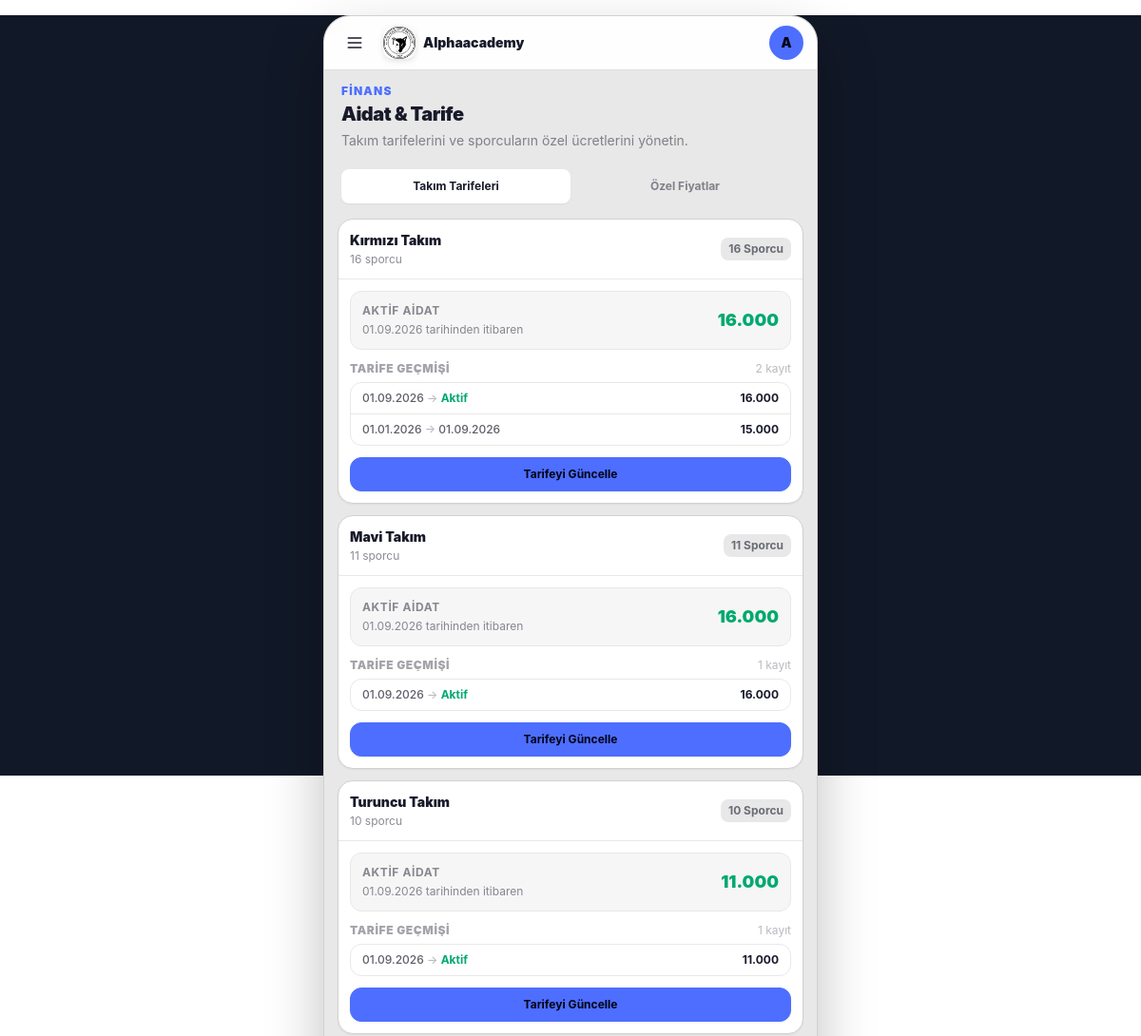
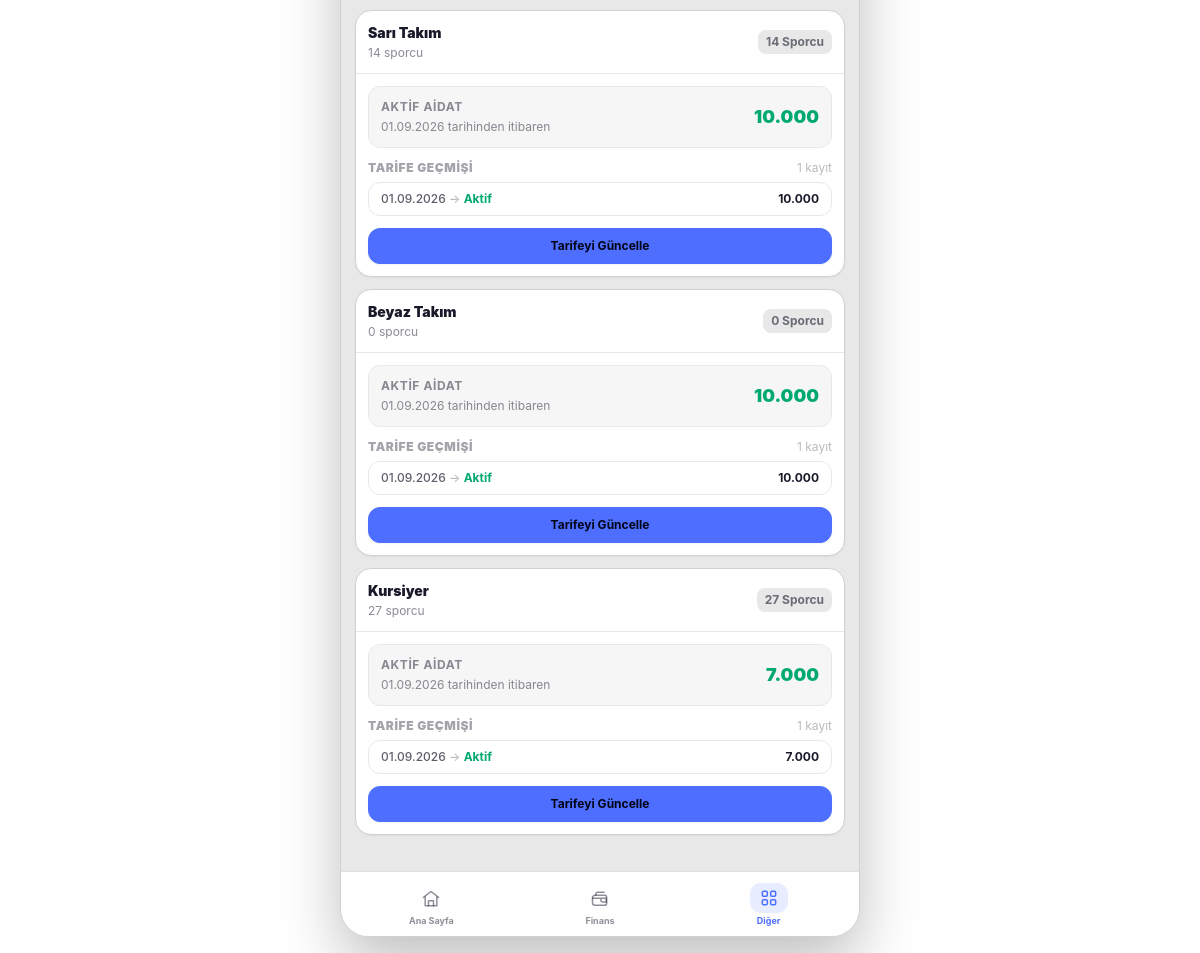
The app's page /finance/fee-management/ (signed in) with its own data (2 pictures, top to bottom).
### users/models.py (models this page shows, shortened)
class User(AbstractUser):
    class Role(models.TextChoices):
        PARENT = 'parent', 'Veli'
        ADMIN = 'admin', 'Yönetici'
        COACH = 'coach', 'Antrenör'
        FINANCE = 'finance', 'Mali İşler'
    email = models.EmailField(unique=True, verbose_name="E-posta Adresi")
    role = models.CharField(
        max_length=20,
        choices=Role.choices,
        default=Role.PARENT,
        verbose_name="Kullanıcı Rolü"
    )
    phone_number = models.CharField(max_length=15, blank=True, null=True, verbose_name="Telefon Numarası")
    tc_identity = models.CharField(max_length=11, blank=True, null=True, verbose_name="T.C. Kimlik No")
    USERNAME_FIELD = 'email'
    REQUIRED_FIELDS = ['username', 'first_name', 'last_name']
    class Meta:
        verbose_name = "Kullanıcı"
        verbose_name_plural = "Kullanıcılar"
    @property
    def is_coach(self):
        return self.role == self.Role.COACH

### teams/models.py (models this page shows, shortened)
class Team(models.Model):
    name = models.CharField(max_length=100, verbose_name="Takım / Grup Adı")
    description = models.TextField(blank=True, null=True, verbose_name="Açıklama / Yaş Grubu")
    coaches = models.ManyToManyField(
        settings.AUTH_USER_MODEL,
        blank=True,
        limit_choices_to={'role__in': ['coach', 'club_admin']},
        related_name='assigned_teams',
        verbose_name="Sorumlu Antrenörler"
    )
    is_active = models.BooleanField(default=True, verbose_name="Aktif mi?")
    created_at = models.DateTimeField(auto_now_add=True)
    class Meta:
        verbose_name = "Takım"
        verbose_name_plural = "Takımlar"

### finance/models.py (models this page shows)
class TeamFeeHistory(models.Model):
    team = models.ForeignKey(Team, on_delete=models.CASCADE, related_name='fee_histories')
    monthly_fee = models.IntegerField()
    start_date = models.DateField(help_text="Fiyatın geçerli olmaya başladığı tarih")
    end_date = models.DateField(null=True, blank=True, help_text="Boş ise halen geçerlidir")
    class Meta:
        ordering = ['-start_date']

### finance/views.py (the view)
# urls.py: path('fee-management/', views.fee_management, name='fee-management'),
@login_required
def fee_management(request):
    teams = Team.objects.annotate(athlete_count=Count('athletes')).prefetch_related('fee_histories')
    athletes = Athlete.objects.filter(is_active=True, custom_fee__isnull=False).select_related('team')
    context = {
        'teams': teams,
        'athletes': athletes,
        'today': date.today(),
    }
    return render(request, 'finance/fee_management.html', context)

### templates/finance/fee_management.html (shortened to what this page needs)
{% extends "base.html" %}
{% block content %}
<div class="w-full space-y-4">
    <header class="px-1">
        <p class="text-[10px] font-black uppercase tracking-widest text-primary">
            Finans
        </p>
        <h1 class="mt-0.5 text-xl font-black tracking-tight text-base-content">
            Aidat & Tarife
        </h1>
        <p class="mt-1 text-xs text-base-content/50">
            Takım tarifelerini ve sporcuların özel ücretlerini yönetin.
        </p>
    </header>
    <div>
        <div class="flex w-full rounded-xl bg-base-200 p-1">
            <button
                type="button"
                data-tab-button="teams"
                onclick="switchFeeTab('teams')"
                class="flex h-9 flex-1 items-center justify-center rounded-lg bg-base-100 px-2 text-[10px] font-bold text-base-content shadow-sm transition-all">
                Takım Tarifeleri
            </button>
            <button
                type="button"
                data-tab-button="athletes"
                onclick="switchFeeTab('athletes')"
                class="flex h-9 flex-1 items-center justify-center rounded-lg px-2 text-[10px] font-bold text-base-content/50 transition-all">
                Özel Fiyatlar
            </button>
        </div>
        <div
            id="fee-tab-teams"
            class="mt-3 space-y-3">
            {% for team in teams %}
            <section class="overflow-hidden rounded-2xl border border-base-300 bg-base-100 shadow-sm">
                <div class="flex items-center justify-between gap-3 border-b border-base-200 p-3">
                    <div class="min-w-0">
                        <h2 class="truncate text-sm font-black text-base-content">
                            {{ team.name }}
                        </h2>
                        <p class="mt-0.5 text-[10px] text-base-content/50">
                            {{ team.athlete_count }} sporcu
                        </p>
                    </div>
                    <span class="shrink-0 rounded-lg bg-base-200 px-2 py-1 text-[9px] font-bold text-base-content/60">
                        {{ team.athlete_count }} Sporcu
                    </span>
                </div>
                <div class="p-3">
                    {% with team.fee_histories.first as active_fee %}
                    <div class="rounded-xl border border-base-200 bg-base-200/40 p-3">
                        <div class="flex items-center justify-between gap-3">
                            <div class="min-w-0">
                                <p class="text-[9px] font-bold uppercase tracking-wider text-base-content/50">
                                    Aktif Aidat
                                </p>
                                {% if active_fee %}
                                <p class="mt-1 text-[10px] text-base-content/50">
                                    {{ active_fee.start_date|date:"d.m.Y" }} tarihinden itibaren
                                </p>
                                {% else %}
                                <p class="mt-1 text-[10px] text-error/70">
                                    Tarife tanımlanmamış
                                </p>
                                {% endif %}
                            </div>
                            <div class="shrink-0 text-right">
                                {% if active_fee %}
                                    <span class="text-lg font-black text-success">
                                        {{ active_fee.monthly_fee|floatformat:0 }}
                                    </span>
                                {% else %}
                                    <span class="text-xs font-bold text-base-content/40">
                                        Tanımlanmadı
                                    </span>
                                {% endif %}
                            </div>
                        </div>
                    </div>
                    {% endwith %}
                    <div class="mt-3">
                        <div class="mb-1.5 flex items-center justify-between">
                            <p class="text-[9px] font-black uppercase tracking-wider text-base-content/40">
                                Tarife Geçmişi
                            </p>
                            <span class="text-[9px] text-base-content/30">
                                {{ team.fee_histories.all|length }} kayıt
                            </span>
                        </div>
                        <div class="overflow-hidden rounded-xl border border-base-200">
                            {% for history in team.fee_histories.all %}
                            <div class="flex items-center justify-between gap-2 border-b border-base-200 px-3 py-2 last:border-0">
                                <div class="min-w-0">
                                    <p class="text-[10px] font-medium text-base-content/70">
                                        {{ history.start_date|date:"d.m.Y" }}
                                        <span class="text-base-content/30">→</span>
                                        {% if history.end_date %}
                                            {{ history.end_date|date:"d.m.Y" }}
                                        {% else %}
                                            <span class="font-bold text-success">
                                                Aktif
                                            </span>
                                        {% endif %}
                                    </p>
                                </div>
                                <span class="shrink-0 text-[10px] font-bold text-base-content">
                                    {{ history.monthly_fee|floatformat:0 }}
                                </span>
                            </div>
                            {% empty %}
                            <div class="px-3 py-3 text-center">
                                <p class="text-[10px] text-base-content/40">
                                    Geçmiş tarife bulunmuyor.
                                </p>
                            </div>
                            {% endfor %}
                        </div>
                    </div>
                    <button
                        type="button"
                        onclick="document.getElementById('modal-team-{{ team.id }}').showModal()"
                        class="btn btn-primary mt-3 h-9 min-h-0 w-full rounded-xl text-[10px] font-bold">
                        Tarifeyi Güncelle
                    </button>
                </div>
            </section>
            {% endfor %}
        </div>
    </div>
</div>
{% endblock %}

### templates/base.html (shortened to what this page needs)
{% load static %}
<!DOCTYPE html>
<html lang="tr" data-theme="corporate">
<head>
    <link
        href="https://cdn.jsdelivr.net/npm/daisyui@4.12.10/dist/full.min.css"
        rel="stylesheet"
        type="text/css"
    >
    <script src="https://cdn.tailwindcss.com"></script>
</head>
<body
    class="select-none antialiased"
    hx-headers='{"X-CSRFToken": "{{ csrf_token }}"}'
>
<div class="app">
    <header class="app-header">
        <div class="header-inner">
            <div class="flex min-w-0 items-center">
                <div class="dropdown">
                    <label
                        tabindex="0"
                        class="header-button cursor-pointer"
                        aria-label="Menüyü aç"
                    >
                        <svg
                            class="h-5 w-5"
                            viewBox="0 0 24 24"
                            fill="none"
                            stroke="currentColor"
                            stroke-width="2"
                            stroke-linecap="round"
                        >
                            <path d="M4 6h16"/>
                            <path d="M4 12h16"/>
                            <path d="M4 18h16"/>
                        </svg>
                    </label>
                </div>
                <a
                    href="{% url 'dashboard-index' %}"
                    class="ml-1 flex min-w-0 items-center gap-2 px-1.5"
                >
                    <img
                        src="/media/logos/fk1.png"
                        alt="Spor Kulübü"
                        class="app-logo"
                    >
                    <span class="truncate text-sm font-black">
                        Alphaacademy
                    </span>
                </a>
            </div>
            <div class="dropdown dropdown-end">
                <label
                    tabindex="0"
                    class="
                        header-button
                        avatar
                        placeholder
                        cursor-pointer
                    "
                    aria-label="Kullanıcı menüsü"
                >
                    <div
                        class="
                            w-9
                            rounded-full
                            bg-primary
                            text-xs
                            font-black
                            text-primary-content
                        "
                    >
                        <span>
                            {{request.user.first_name|first|default:request.user.username|first|upper}}
                        </span>
                    </div>
                </label>
            </div>
        </div>
    </header>
    <main class="app-content">
        {% block content %}
        {% endblock %}
    </main>
<nav class="bottom-nav">
    <div class="bottom-nav-inner">
        <a
            href="{% url 'dashboard-index' %}"
            class="
                bottom-nav-item
            "
        >
            <span class="nav-icon">
                <svg
                    viewBox="0 0 24 24"
                    fill="none"
                    stroke="currentColor"
                    stroke-width="2"
                    stroke-linecap="round"
                    stroke-linejoin="round"
                >
                    <path d="m3 10 9-7 9 7"/>
                    <path d="M5 9.5V20h14V9.5"/>
                    <path d="M9 20v-6h6v6"/>
                </svg>
            </span>
            <span>Ana Sayfa</span>
        </a>
        <a
            href="{% url 'other-menu' %}"
            class="
                bottom-nav-item
                order-3
                {% if request.resolver_match.url_name == 'other-menu' or request.resolver_match.url_name == 'team-list' or request.resolver_match.url_name == 'team-detail' or request.resolver_match.url_name == 'athlete-manage-list' or request.resolver_match.url_name == 'athlete-manage-detail' or 'equipment' in request.resolver_match.url_name or 'regular-expense' in request.resolver_match.url_name or request.resolver_match.url_name == 'fee-management' %}
                    active
                {% endif %}
            "
        >
            <span class="nav-icon">
            </span>
            <span>Diğer</span>
        </a>
        <a
            href="{% url 'finance-dashboard' %}"
            class="
                bottom-nav-item
                order-2
            "
        >
            <span class="nav-icon">
            </span>
            <span>Finans</span>
        </a>
    </div>
</nav>
</div>
</body>
</html>

### records on screen
User: user.first_name|first "A"
Team: name "Kırmızı Takım", athlete_count "16", fee_histories.first.start_date "01.09.2026", fee_histories.first.monthly_fee "16.000", fee_histories.all|length "2"
TeamFeeHistory: start_date "01.09.2026", shows "Aktif", monthly_fee "16.000"
TeamFeeHistory: start_date "01.01.2026", end_date "01.09.2026", monthly_fee "15.000"
Team: name "Mavi Takım", athlete_count "11", fee_histories.first.start_date "01.09.2026", fee_histories.first.monthly_fee "16.000", fee_histories.all|length "1"
TeamFeeHistory: start_date "01.09.2026", shows "Aktif", monthly_fee "16.000"
Team: name "Turuncu Takım", athlete_count "10", fee_histories.first.start_date "01.09.2026", fee_histories.first.monthly_fee "11.000", fee_histories.all|length "1"
TeamFeeHistory: start_date "01.09.2026", shows "Aktif", monthly_fee "11.000"
Team: name "Sarı Takım", athlete_count "14", fee_histories.first.start_date "01.09.2026", fee_histories.first.monthly_fee "10.000", fee_histories.all|length "1"
TeamFeeHistory: start_date "01.09.2026", shows "Aktif", monthly_fee "10.000"
Team: name "Beyaz Takım", athlete_count "0", fee_histories.first.start_date "01.09.2026", fee_histories.first.monthly_fee "10.000", fee_histories.all|length "1"
TeamFeeHistory: start_date "01.09.2026", shows "Aktif", monthly_fee "10.000"
Team: name "Kursiyer", athlete_count "27", fee_histories.first.start_date "01.09.2026", fee_histories.first.monthly_fee "7.000", fee_histories.all|length "1"
TeamFeeHistory: start_date "01.09.2026", shows "Aktif", monthly_fee "7.000"
